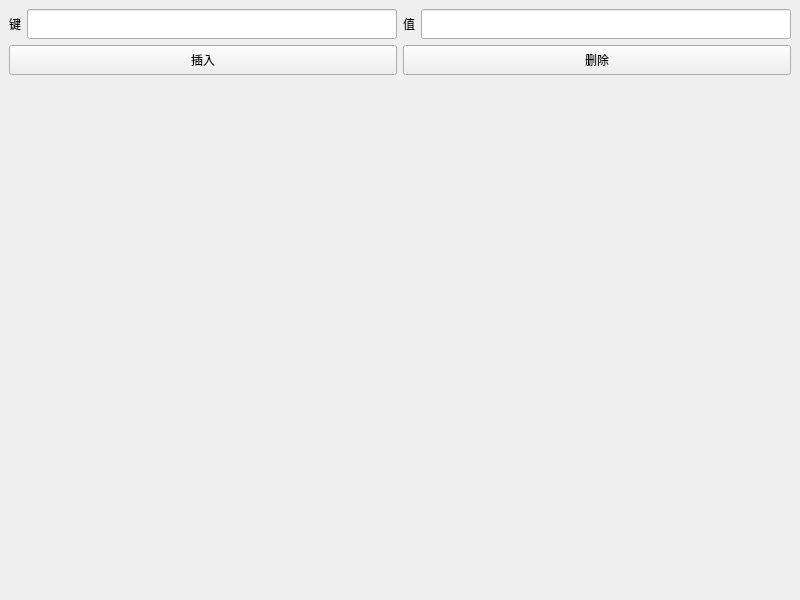
<?xml version="1.0" encoding="UTF-8"?>
<ui version="4.0">
 <class>HashWindow</class>
 <widget class="QMainWindow" name="HashWindow">
  <property name="geometry">
   <rect>
    <x>0</x>
    <y>0</y>
    <width>800</width>
    <height>600</height>
   </rect>
  </property>
  <property name="windowTitle">
   <string>HashWindow</string>
  </property>
  <widget class="QWidget" name="centralwidget">
   <layout class="QVBoxLayout" name="verticalLayout" stretch="1,1,10">
    <item>
     <layout class="QHBoxLayout" name="horizontalLayout">
      <item>
       <widget class="QLabel" name="label">
        <property name="maximumSize">
         <size>
          <width>16777215</width>
          <height>30</height>
         </size>
        </property>
        <property name="text">
         <string>键</string>
        </property>
       </widget>
      </item>
      <item>
       <widget class="QLineEdit" name="keyEdit">
        <property name="maximumSize">
         <size>
          <width>16777215</width>
          <height>30</height>
         </size>
        </property>
       </widget>
      </item>
      <item>
       <widget class="QLabel" name="label_2">
        <property name="maximumSize">
         <size>
          <width>16777215</width>
          <height>30</height>
         </size>
        </property>
        <property name="text">
         <string>值</string>
        </property>
       </widget>
      </item>
      <item>
       <widget class="QLineEdit" name="valueEdit">
        <property name="maximumSize">
         <size>
          <width>16777215</width>
          <height>30</height>
         </size>
        </property>
       </widget>
      </item>
     </layout>
    </item>
    <item>
     <layout class="QHBoxLayout" name="horizontalLayout_3">
      <item>
       <widget class="QPushButton" name="insertButton">
        <property name="maximumSize">
         <size>
          <width>16777215</width>
          <height>30</height>
         </size>
        </property>
        <property name="text">
         <string>插入</string>
        </property>
       </widget>
      </item>
      <item>
       <widget class="QPushButton" name="deleteButton">
        <property name="maximumSize">
         <size>
          <width>16777215</width>
          <height>30</height>
         </size>
        </property>
        <property name="text">
         <string>删除</string>
        </property>
       </widget>
      </item>
     </layout>
    </item>
    <item>
     <layout class="QHBoxLayout" name="horizontalLayout_2">
      <item>
       <widget class="QWidget" name="hashTableWidget_1" native="true"/>
      </item>
      <item>
       <widget class="QWidget" name="hashTableWidget_2" native="true"/>
      </item>
     </layout>
    </item>
   </layout>
  </widget>
 </widget>
 <resources/>
 <connections/>
</ui>
